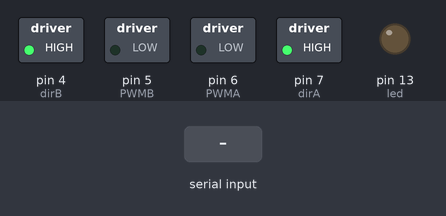
A sketch run on a simulated Arduino Uno, built with avr-gcc and run on an emulated ATmega328P. Shown: switched loads named in the sketch (green lamp = pin HIGH), output pins drawn as LEDs (lit = HIGH). The inputs (shaded band) are chosen by the test bench.

Above: at 1.3 s.
1.4 s: "H" received over the second serial link
At 2.6 s:
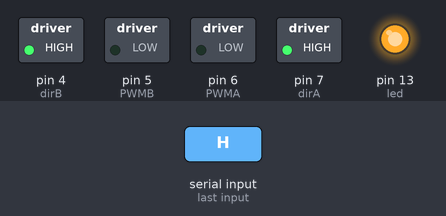
5.9 s: "L" received over the second serial link
At 7.3 s:
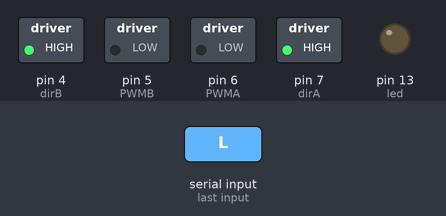
Timing chart, 0 to 8.9 s (numbered marks = the images above; inputs shaded):
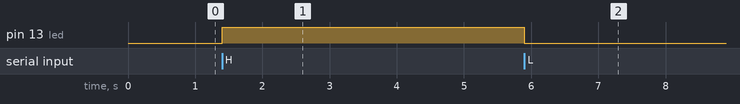

The sketch:

arduinoBattery.ino
```cpp
/*
Arduino driver for Android app remote control.
This sketch listens to instructions on the Serial port
then activates motors as required
Then sends back confirmation to the app

Motor shield DFRduino 1A based on L239B
Pin 	        Function
Digital 4 	Motor 2 Direction control
Digital 5 	Motor 2 PWM control
Digital 6 	Motor 1 PWM control
Digital 7 	Motor 1 Direction control
 */

 #include<SoftwareSerial.h>

int const PWMA = 6;
int const PWMB = 5;
int const dirA = 7;
int const dirB = 4;
int led=13;
int switcher=0;
int tempPin=0;
float temp=0;

int Tx = 8;
int Rx = 9;

SoftwareSerial bluetooth(Rx,Tx);
char character;
String content="";

void setup() {
  pinMode(PWMA, OUTPUT);
  pinMode(PWMB, OUTPUT);
  pinMode(dirA, OUTPUT);
  pinMode(dirB, OUTPUT);
  pinMode(led,OUTPUT);

  //initial set up straight forward, no speed
  digitalWrite(dirA, HIGH);
  digitalWrite(dirB, HIGH);
  analogWrite(PWMA, 0);
  analogWrite(PWMB, 0);
  Serial.begin(9600);
  bluetooth.begin(115200);
  //bluetooth.print("$$$");
  delay(100);
  bluetooth.begin(9600);
}

void loop() {

   while(Serial.available()>0) {
      character = Serial.read();
      content.concat(character);
      bluetooth.println(content);
  }
  if (content != "") {
    Serial.println(content);
    //bluetooth.println(content);

  }
    content="";

        //digitalWrite(led,HIGH);


  // see if there's incoming serial data:
  if (bluetooth.available() > 0) {
    // read the oldest byte in the serial buffer:
    int incomingByte = bluetooth.read();

    // action depending on the instruction
    // as well as sending a confirmation back to the app
    switch (incomingByte) {
      case 'H':
       switcher=1;
         //digitalWrite(led,HIGH);
        break;
      case 'L':
        switcher=0;
        //digitalWrite(led,LOW);
        break;
      default:
        // if nothing matches, do nothing
        break;
    }

  }


    if(switcher==1){
        //temp = analogRead(tempPin);
         //temp = temp * 0.48828125;
         //bluetooth.println(temp);
         digitalWrite(led,HIGH);
    }
    if(switcher==0){

      digitalWrite(led,LOW);

    }
}
```

Measured:
- after the input at 1.4 s, pin 13 (led): LOW → HIGH at once
- after the input at 5.9 s, pin 13 (led): HIGH → LOW at once
